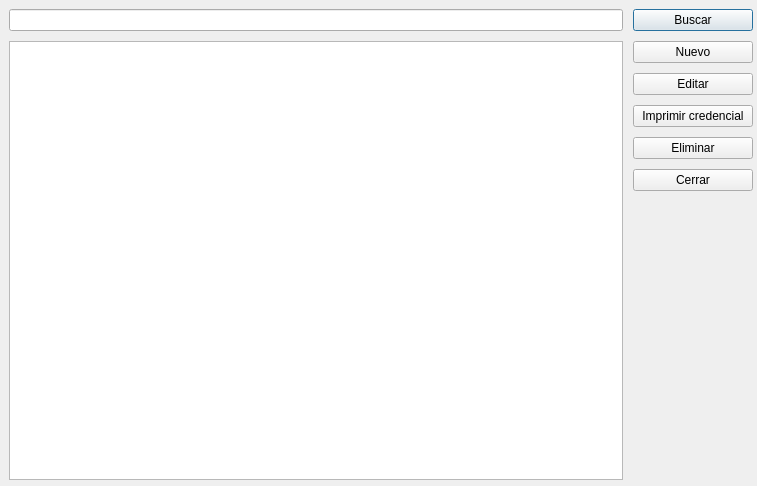
<?xml version="1.0" encoding="UTF-8"?>
<ui version="4.0">
 <class>dialog_players</class>
 <widget class="QDialog" name="dialog_players">
  <property name="geometry">
   <rect>
    <x>0</x>
    <y>0</y>
    <width>757</width>
    <height>486</height>
   </rect>
  </property>
  <property name="windowTitle">
   <string>Listado de jugadores</string>
  </property>
  <property name="styleSheet">
   <string notr="true"/>
  </property>
  <property name="modal">
   <bool>true</bool>
  </property>
  <widget class="QWidget" name="gridLayoutWidget">
   <property name="geometry">
    <rect>
     <x>9</x>
     <y>9</y>
     <width>744</width>
     <height>471</height>
    </rect>
   </property>
   <layout class="QGridLayout" name="gridLayout">
    <property name="sizeConstraint">
     <enum>QLayout::SetMaximumSize</enum>
    </property>
    <property name="spacing">
     <number>10</number>
    </property>
    <item row="0" column="1">
     <widget class="QLineEdit" name="line_search_players"/>
    </item>
    <item row="0" column="2">
     <widget class="QPushButton" name="btn_search_players">
      <property name="autoFillBackground">
       <bool>false</bool>
      </property>
      <property name="styleSheet">
       <string notr="true"/>
      </property>
      <property name="text">
       <string>Buscar</string>
      </property>
      <property name="default">
       <bool>false</bool>
      </property>
      <property name="flat">
       <bool>false</bool>
      </property>
     </widget>
    </item>
    <item row="1" column="2">
     <layout class="QVBoxLayout" name="verticalLayout">
      <item>
       <widget class="QPushButton" name="btn_new_player">
        <property name="autoFillBackground">
         <bool>false</bool>
        </property>
        <property name="styleSheet">
         <string notr="true"/>
        </property>
        <property name="text">
         <string>Nuevo</string>
        </property>
        <property name="default">
         <bool>false</bool>
        </property>
        <property name="flat">
         <bool>false</bool>
        </property>
       </widget>
      </item>
      <item>
       <widget class="QPushButton" name="btn_edit_player">
        <property name="autoFillBackground">
         <bool>false</bool>
        </property>
        <property name="styleSheet">
         <string notr="true"/>
        </property>
        <property name="text">
         <string>Editar</string>
        </property>
        <property name="flat">
         <bool>false</bool>
        </property>
       </widget>
      </item>
      <item>
       <widget class="QPushButton" name="btn_print_player_card">
        <property name="autoFillBackground">
         <bool>false</bool>
        </property>
        <property name="styleSheet">
         <string notr="true"/>
        </property>
        <property name="text">
         <string>Imprimir credencial</string>
        </property>
        <property name="flat">
         <bool>false</bool>
        </property>
       </widget>
      </item>
      <item>
       <widget class="QPushButton" name="btn_delete_player">
        <property name="autoFillBackground">
         <bool>false</bool>
        </property>
        <property name="styleSheet">
         <string notr="true"/>
        </property>
        <property name="text">
         <string>Eliminar</string>
        </property>
        <property name="flat">
         <bool>false</bool>
        </property>
       </widget>
      </item>
      <item>
       <widget class="QPushButton" name="btn_close_players">
        <property name="autoFillBackground">
         <bool>false</bool>
        </property>
        <property name="styleSheet">
         <string notr="true"/>
        </property>
        <property name="text">
         <string>Cerrar</string>
        </property>
        <property name="flat">
         <bool>false</bool>
        </property>
       </widget>
      </item>
      <item>
       <layout class="QVBoxLayout" name="layout_photo_player">
        <property name="sizeConstraint">
         <enum>QLayout::SetFixedSize</enum>
        </property>
        <item>
         <spacer name="verticalSpacer">
          <property name="orientation">
           <enum>Qt::Vertical</enum>
          </property>
          <property name="sizeHint" stdset="0">
           <size>
            <width>20</width>
            <height>40</height>
           </size>
          </property>
         </spacer>
        </item>
        <item>
         <widget class="QLabel" name="lbl_photo_player">
          <property name="minimumSize">
           <size>
            <width>120</width>
            <height>120</height>
           </size>
          </property>
          <property name="maximumSize">
           <size>
            <width>140</width>
            <height>140</height>
           </size>
          </property>
          <property name="text">
           <string/>
          </property>
          <property name="pixmap">
           <pixmap resource="resources.qrc">:/images/asserts/default-user.png</pixmap>
          </property>
          <property name="scaledContents">
           <bool>true</bool>
          </property>
         </widget>
        </item>
       </layout>
      </item>
     </layout>
    </item>
    <item row="1" column="1">
     <widget class="QTableView" name="table_list_players">
      <property name="editTriggers">
       <set>QAbstractItemView::AnyKeyPressed|QAbstractItemView::EditKeyPressed</set>
      </property>
      <property name="selectionMode">
       <enum>QAbstractItemView::SingleSelection</enum>
      </property>
      <property name="selectionBehavior">
       <enum>QAbstractItemView::SelectRows</enum>
      </property>
     </widget>
    </item>
   </layout>
  </widget>
 </widget>
 <resources>
  <include location="resources.qrc"/>
  <include location="resources.qrc"/>
 </resources>
 <connections/>
</ui>
